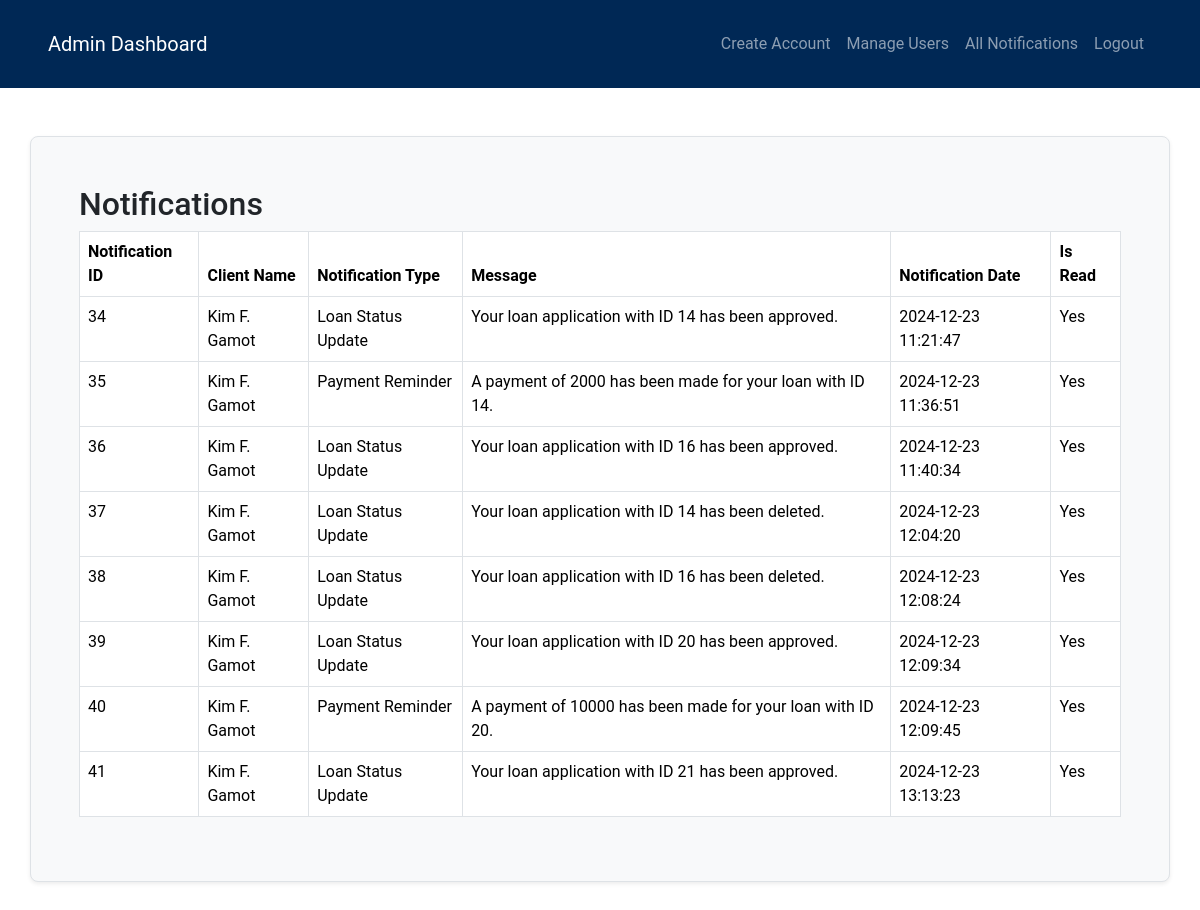
Page /view/adminNotifications.php (signed in) on the committed database.
### tables this page shows
CREATE TABLE `notifications` (
  `notification_id` int(11) NOT NULL,
  `client_id` int(11) NOT NULL,
  `notification_type` enum('Payment Reminder','Loan Status Update','Overdue Reminder') NOT NULL,
  `message` text NOT NULL,
  `notification_date` timestamp NOT NULL DEFAULT current_timestamp(),
  `is_read` tinyint(1) DEFAULT 0
);

CREATE TABLE `user_tbl` (
  `user_id` int(11) NOT NULL,
  `name` varchar(255) NOT NULL,
  `address` text DEFAULT NULL,
  `contact` varchar(20) DEFAULT NULL,
  `role` enum('lo','admin','bm','client') NOT NULL,
  `username` varchar(100) NOT NULL,
  `email` varchar(255) NOT NULL,
  `password` varchar(255) NOT NULL,
  `repeat_password` varchar(255) NOT NULL,
  `created_at` timestamp NOT NULL DEFAULT current_timestamp(),
  `remember_token` varchar(255) DEFAULT NULL,
  `reset_token` varchar(255) DEFAULT NULL,
  `reset_expires` int(11) DEFAULT NULL,
  `branch_id` int(11) DEFAULT NULL
);

### view/adminNotifications.php (the view, shortened to what this page needs)
<?php
require_once "../model/db.php";
$sql = "SELECT n.notification_id, n.client_id, n.notification_type, n.message, n.notification_date, n.is_read, u.name AS client_name
        FROM notifications n
        JOIN user_tbl u ON n.client_id = u.user_id";
$result = $conn->query($sql);
$notifications = $result->fetch_all(MYSQLI_ASSOC);
?>
<!DOCTYPE html>
<html lang="en">
<head>
    <link rel="stylesheet" href="css/style.css">
    <link href="https://cdn.jsdelivr.net/npm/bootstrap@5.3.3/dist/css/bootstrap.min.css" rel="stylesheet">
</head>
<body>
    <?php include 'components/navbarAdmin.php'; ?>
    <div class="container bg-light shadow-sm table-responsive border rounded-3 p-5 mb-5 mt-5">
        <h2>Notifications</h2>
        <table class="table table-bordered">
            <thead>
                <tr>
                    <th>Notification ID</th>
                    <th>Client Name</th>
                    <th>Notification Type</th>
                    <th>Message</th>
                    <th>Notification Date</th>
                    <th>Is Read</th>
                </tr>
            </thead>
            <tbody>
                <?php foreach ($notifications as $notification): ?>
                <tr>
                    <td><?php echo htmlspecialchars($notification['notification_id']); ?></td>
                    <td><?php echo htmlspecialchars($notification['client_name']); ?></td>
                    <td><?php echo htmlspecialchars($notification['notification_type']); ?></td>
                    <td><?php echo htmlspecialchars($notification['message']); ?></td>
                    <td><?php echo htmlspecialchars($notification['notification_date']); ?></td>
                    <td><?php echo htmlspecialchars($notification['is_read'] ? 'Yes' : 'No'); ?></td>
                </tr>
                <?php endforeach; ?>
            </tbody>
        </table>
    </div>
</body>
</html>

### view/adminNotifications.php (style rules this page uses)
* { font-family: 'Roboto', sans-serif; }
body { min-width: 857px; min-height: 100vh; background: url(../wwwroot/img/hero-bg.jpg) no-repeat center / cover; }

### rows in the picture
notifications: notification_id "34", client.name "Kim F. Gamot", notification_type "Loan Status Update", message "Your loan application with ID 14 has been approved.", notification_date "2024-12-23 11:21:47", is_read "Yes"
notifications: notification_id "35", client.name "Kim F. Gamot", notification_type "Payment Reminder", message "A payment of 2000 has been made for your loan with ID 14.", notification_date "2024-12-23 11:36:51", is_read "Yes"
notifications: notification_id "36", client.name "Kim F. Gamot", notification_type "Loan Status Update", message "Your loan application with ID 16 has been approved.", notification_date "2024-12-23 11:40:34", is_read "Yes"
notifications: notification_id "37", client.name "Kim F. Gamot", notification_type "Loan Status Update", message "Your loan application with ID 14 has been deleted.", notification_date "2024-12-23 12:04:20", is_read "Yes"
notifications: notification_id "38", client.name "Kim F. Gamot", notification_type "Loan Status Update", message "Your loan application with ID 16 has been deleted.", notification_date "2024-12-23 12:08:24", is_read "Yes"
notifications: notification_id "39", client.name "Kim F. Gamot", notification_type "Loan Status Update", message "Your loan application with ID 20 has been approved.", notification_date "2024-12-23 12:09:34", is_read "Yes"
notifications: notification_id "40", client.name "Kim F. Gamot", notification_type "Payment Reminder", message "A payment of 10000 has been made for your loan with ID 20.", notification_date "2024-12-23 12:09:45", is_read "Yes"
notifications: notification_id "41", client.name "Kim F. Gamot", notification_type "Loan Status Update", message "Your loan application with ID 21 has been approved.", notification_date "2024-12-23 13:13:23", is_read "Yes"
